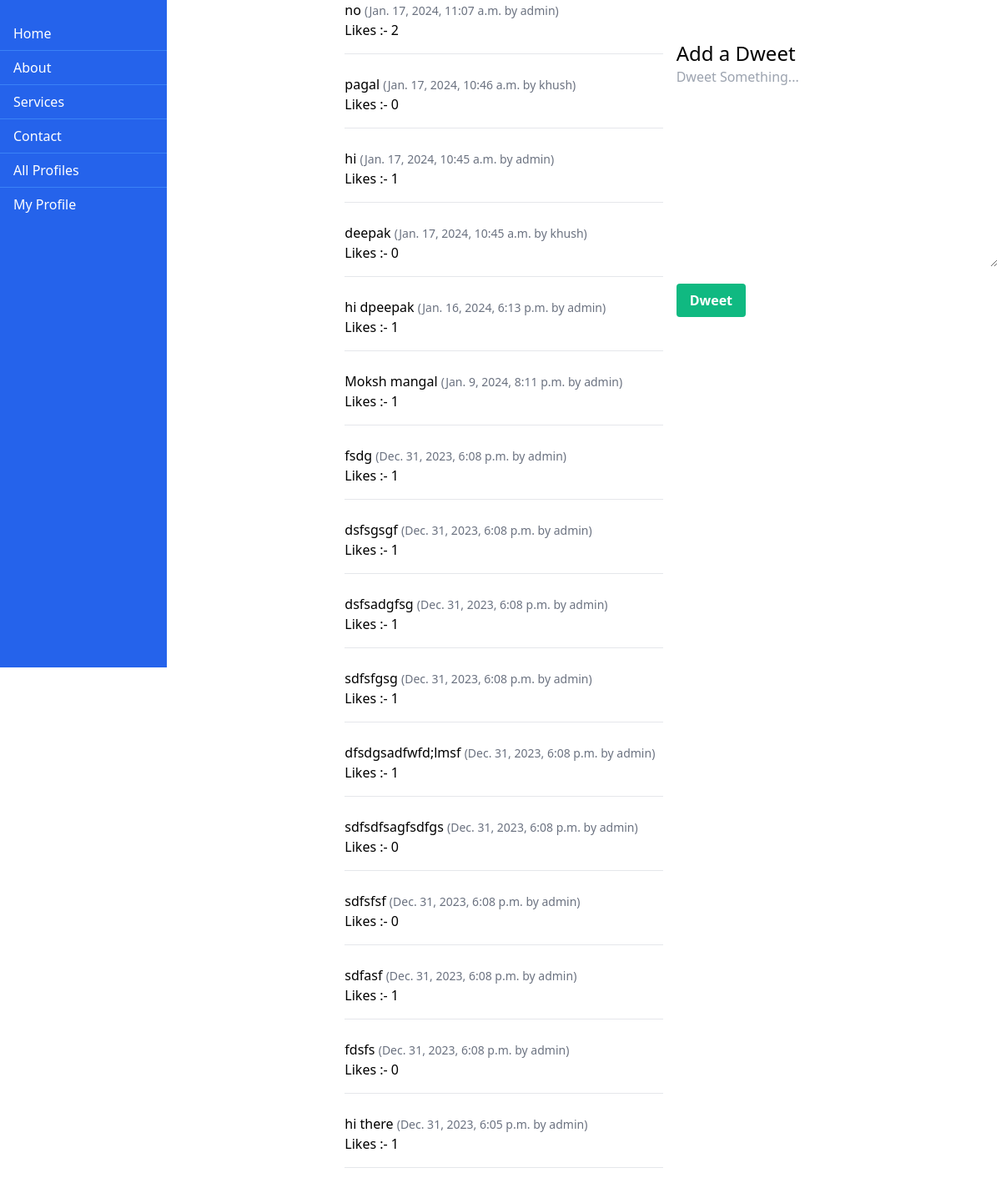
Page /dashboard/ (signed in) on the committed database.
### dwitter/models.py (models this page shows, shortened)
class Dweet(models.Model):
    user = models.ForeignKey(
        User, related_name="dweets", on_delete=models.CASCADE
    )
    body = models.CharField(max_length=140)
    created_at = models.DateTimeField(auto_now_add=True)
    likes = models.ManyToManyField(User, related_name='blog_posts')
    def total_likes(self):
        return self.likes.count()

### dwitter/views.py (the view)
# urls.py: path("dashboard/", dashboard, name="dashboard"),
@login_required(login_url='dwitter:login')
def dashboard(request):  # sourcery skip: use-named-expression
    form = DweetForm(request.POST or None)
    if request.method == "POST" and form.is_valid():
        dweet = form.save(commit = False)
        dweet.user = request.user
        dweet.save()
        return redirect("dwitter:dashboard")
    followed_dweets = Dweet.objects.filter(
        user__profile__in = request.user.profile.follows.all()
    ).order_by("-created_at")
    return render(request, "dwitter/dashboard.html", {"form" : form , "dweets" : followed_dweets})

### dwitter/forms.py
class DweetForm(forms.ModelForm):
    body = forms.CharField(
        required=True,
        widget = forms.widgets.Textarea(
            attrs = {
                "placeholder" : "Dweet Something...",
                "class" : "textarea is-success is-medium",
            }
        ),
        label = "",
        )
    class Meta:
        model = Dweet # explains which model is associated with the class
        exclude = ("user","likes" )

### dwitter/templates/dwitter/dashboard.html (shortened to what this page needs)
{% extends 'base.html' %}
{% block content %}
<div class="grid grid-cols-3 gap-4">
    <div class="flex justify-between">
        <div class="bg-blue-600 text-white h-screen w-1/6  top-0 left-0 overflow-y-auto pt-5 fixed">
            <a href="{% url 'dwitter:dashboard' %}" class="block py-2 px-4 hover:bg-blue-500 border-b border-blue-500">Home</a>
            <a href="#about" class="block py-2 px-4 hover:bg-blue-500 border-b border-blue-500">About</a>
            <a href="#services" class="block py-2 px-4 hover:bg-blue-500 border-b border-blue-500">Services</a>
            <a href="#contact" class="block py-2 px-4 hover:bg-blue-500 border-b border-blue-500">Contact</a>
            <a href="{% url 'dwitter:profile_list' %}" class="block py-2 px-4 hover:bg-blue-500 border-b border-blue-500">All Profiles</a>
            <a href="{% url 'dwitter:profile' request.user.profile.id %}" class="block py-2 px-4 hover:bg-blue-500">My Profile</a>
        </div>
    </div>
    <div class="flex-1 ml-2">
        {% for dweet in dweets %}
            <div class="box mb-4">
                <a href="{% url 'dwitter:dweet_discription' dweet.id %}">{{dweet.body}}</a>
                <span class="text-sm text-gray-500">
                    ({{ dweet.created_at }} by {{ dweet.user.username }})
                </span>
                <p>Likes :- {{ dweet.total_likes }}</p>
            </div>
            <hr>
            <br/>
        {% endfor %}
    </div>
    <div class="mt-8">
        <div class="mt-4">
            <div class="block">
                <h2 class="text-2xl">Add a Dweet</h2>
            </div>
            <div class="block">
                <form method="post">
                    {{ form.as_p }}
                    <button class="bg-green-500 hover:bg-green-600 text-white font-bold py-2 px-4 mt-5 rounded"
                            type="submit">Dweet
                    </button>
                </form>
            </div>
        </div>
    </div>
</div>
{% endblock content %}

### dwitter/templates/base.html (style rules this page uses)
body, html { margin: 0; padding: 0; }

### rows in the picture
Dweet: body "no", created_at "Jan. 17, 2024, 11:07 a.m.", user.username "admin", total_likes "2"
Dweet: body "pagal", created_at "Jan. 17, 2024, 10:46 a.m.", user.username "khush", total_likes "0"
Dweet: body "hi", created_at "Jan. 17, 2024, 10:45 a.m.", user.username "admin", total_likes "1"
Dweet: body "deepak", created_at "Jan. 17, 2024, 10:45 a.m.", user.username "khush", total_likes "0"
Dweet: body "hi dpeepak", created_at "Jan. 16, 2024, 6:13 p.m.", user.username "admin", total_likes "1"
Dweet: body "Moksh mangal", created_at "Jan. 9, 2024, 8:11 p.m.", user.username "admin", total_likes "1"
Dweet: body "fsdg", created_at "Dec. 31, 2023, 6:08 p.m.", user.username "admin", total_likes "1"
Dweet: body "dsfsgsgf", created_at "Dec. 31, 2023, 6:08 p.m.", user.username "admin", total_likes "1"
Dweet: body "dsfsadgfsg", created_at "Dec. 31, 2023, 6:08 p.m.", user.username "admin", total_likes "1"
Dweet: body "sdfsfgsg", created_at "Dec. 31, 2023, 6:08 p.m.", user.username "admin", total_likes "1"
Dweet: body "dfsdgsadfwfd;lmsf", created_at "Dec. 31, 2023, 6:08 p.m.", user.username "admin", total_likes "1"
Dweet: body "sdfsdfsagfsdfgs", created_at "Dec. 31, 2023, 6:08 p.m.", user.username "admin", total_likes "0"
Dweet: body "sdfsfsf", created_at "Dec. 31, 2023, 6:08 p.m.", user.username "admin", total_likes "0"
Dweet: body "sdfasf", created_at "Dec. 31, 2023, 6:08 p.m.", user.username "admin", total_likes "1"
Dweet: body "fdsfs", created_at "Dec. 31, 2023, 6:08 p.m.", user.username "admin", total_likes "0"
Dweet: body "hi there", created_at "Dec. 31, 2023, 6:05 p.m.", user.username "admin", total_likes "1"
